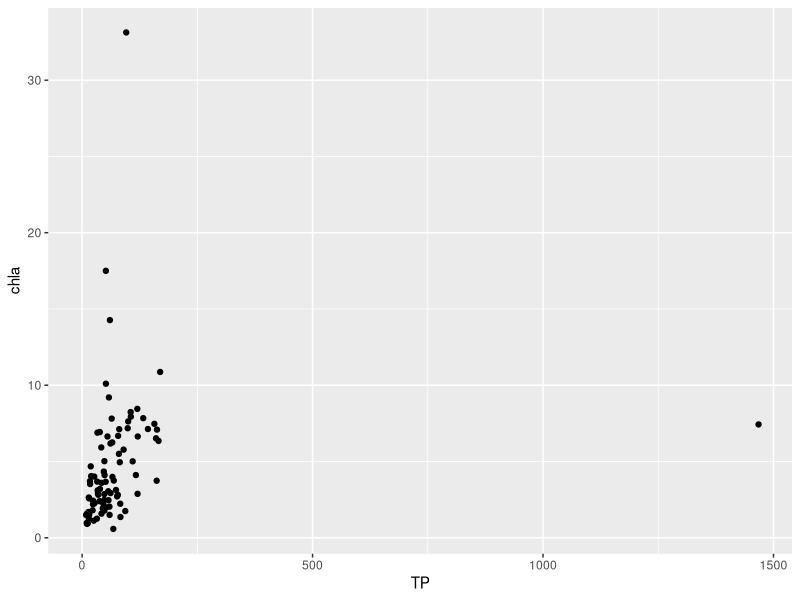

R code for this plot:
## ---- chunk 1
setwd("C:/Users/Spencer Cole/Box/MScEnvironmentalSystems/ES207/Homework/HW#1")
library(tidyverse)
## ---- chunk 2
?"ncol"  # Obtain help for "ncol" function
A <- c("a", "a", "b", "b")  # Define test column 1
B <- c(5, 10, 15, 20)  # Define test column 2
df <- data.frame(A, B)  # Generate a dataframe consisting of the two test columns specified above
ncol(df)  # Check number of columns with ncol()
NCOL(df)  # Check number of columns with NCOL()
## ---- chunk 3
?"read.csv"
?"read_csv"
## ---- chunk 4
name <- paste("Spencer", "Allan", "Cole")  # Concatenate my first, middle, and last name into a single string
print(name)  # Print results to confirm
## ---- chunk 5
m <- 100  # Define a new variable called "m" to test list function
ls() #  List all objects including "m"
rm(m)
ls()
## ---- chunk 6
oddcount <- function(x)  # Define the oddcount function, which determines the number of odd numbers passed in a vector
{
    k <- 0  # Define k to track the number of odd values in a vector
    for (n in x) {  # Loop for each value in the passed vector
        if(n %% 2 == 1)  # If division of the value by 2 yields a remainder of 1
        {
            k <- k+1  # Add one to the current value of k
        }
    }
  return(k)  # Pass the value of k after looping
}
oddcount(x <- c(1,2,3,7,9))  # Evaluate the oddcount function for a vector x containing the values 1,2,3,7,9
## ---- chunk 7
evencount <- function(x)  # Define the evencount function, which determines the number of even numbers passed in a vector
{
    k <- 0  # Define k to track the number of even values in a vector
    for (n in x) {  # Loop for each value in the passed vector
        if(n %% 2 == 0)  # If division of the value by 2 yields no remainder
        {
            print(paste(n,"is an even number."))
            k <- k+1  # Add one to the current value of k
        }
    }
  print(paste("The total count of even numbers in the vector is:",k))
  return(k)  # Pass the value of k after looping
}
evencount(x <- c(1,2,3,7,9))  # Evaluate the evencount function for a vector x containing the values 1,2,3,7,9
## ---- chunk 8
erie1 <- read_csv('LakeErie1.csv')  # Read data for Lake Erie using the read_csv function from tidyverse
ggplot(data = erie1) +  # Create the plot and inform it that your data will come from the dataframe "erie"
  geom_point(mapping = aes(x = TP, y = chla))  # Add a scatter geom where the x axis is the "TP" parameter and the y axis is "chla"
## ---- chunk 9
erie2 <- read_csv('LakeErie1.csv') %>%  # Read data for Lake Erie using the read_csv function from tidyverse
  mutate(  # Edit the dataframe that was just imported
    TP_na = is.na(TP)
    ) %>%  # Add a column to track NA values for "TP"
  summarise(  # Create a concise summary of the previous mutated dataframe
    count_TP_na = sum(TP_na == 'TRUE')  # Summarize by adding a new term "count_TP_na" which sums the number of NA values in the new column
    )
erie2$count_TP_na[[1]]  # Display the value of the first row of the dataframe "erie" in the column titled "count_TP_na"
## ---- chunk 10
erie3 <- read_csv('LakeErie1.csv') %>%  # Read data for Lake Erie using the read_csv function from tidyverse
  mutate(  # Edit the dataframe that was just imported
    TP_log = log10(TP),  # Calculate a new column as the log of "TP"
    pMC_log = log10(pMC)  # Calculate a new column as the log of "pMC"
    )
erie3 <- erie3[is.finite(erie3$TP_log) & is.finite(erie3$pMC_log), ]  # Remove all rows where either log value is either NA or infinite
erie3  # Display the new dataframe
